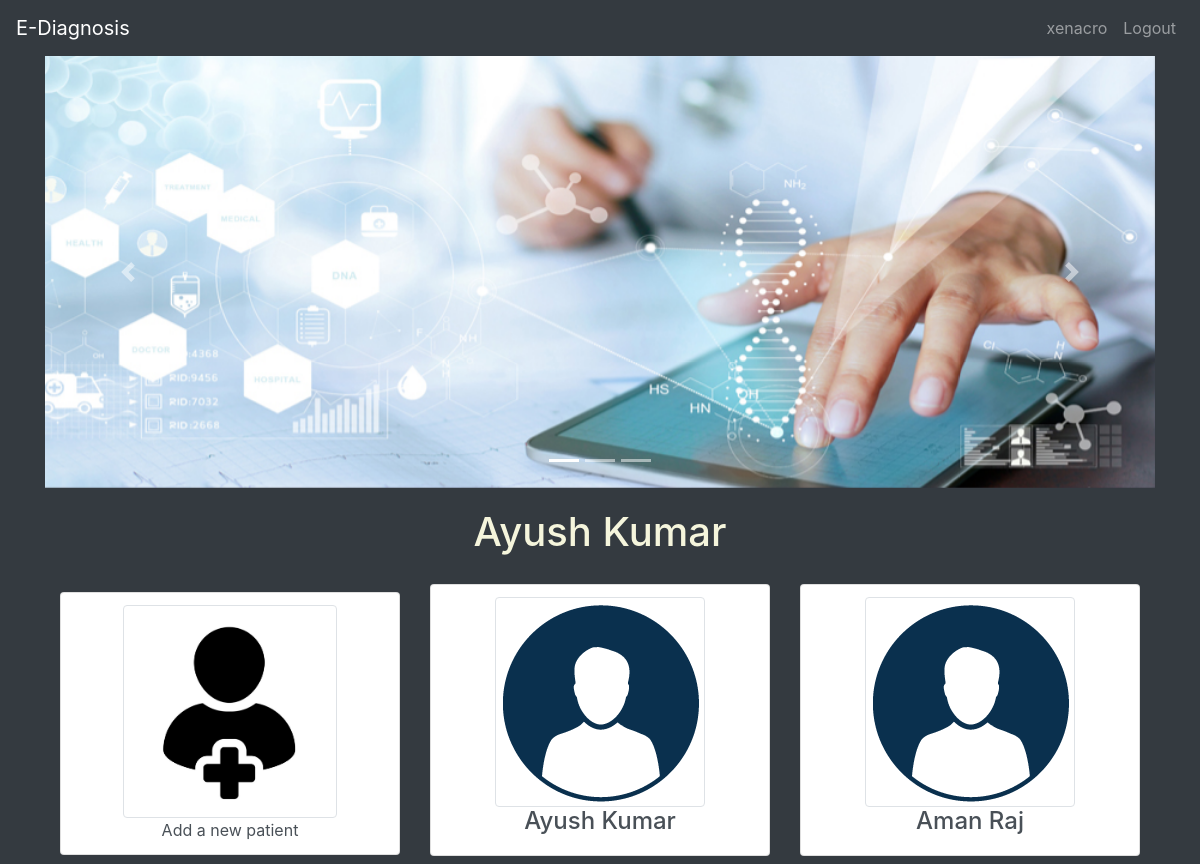
The page /dashboard/ (signed in) on the database its author committed.
### dashboard/models.py (models this page shows, shortened)
class MyUser(AbstractUser):
    mobile_number = models.CharField(max_length=10, unique=True)
    bio = models.TextField("Qualificatons: ", null=True, blank=True)

class Patient(models.Model):
    patientemail = models.EmailField("Enter Email", unique=True)
    docId = models.ForeignKey(MyUser, on_delete=models.CASCADE)
    name = models.CharField(max_length=101)
    phone = models.CharField("Enter Without any country/state codes", max_length=10, unique=True)

### dashboard/views.py (the view)
# urls.py: path('dashboard/', views.DashboardListView.as_view(), name="dashboard"),
class DashboardListView(ListView,LoginRequiredMixin):
    model = Patient
    template_name = 'dashboard.html'
    def get_queryset(self):
        return Patient.objects.filter(docId=self.request.user.id)

### templates/dashboard.html (shortened to what this page needs)
{% extends 'index.html' %}
{% block content %}
{% load static %}
  <div id="carouselExampleIndicators" class="carousel slide" data-ride="carousel">
    <ol class="carousel-indicators">
      <li data-target="#carouselExampleIndicators" data-slide-to="0" class="active"></li>
      <li data-target="#carouselExampleIndicators" data-slide-to="1"></li>
      <li data-target="#carouselExampleIndicators" data-slide-to="2"></li>
    </ol>
    <div class="carousel-inner">
      <div class="carousel-item active">
        <img src="{% static "images/topbg.jpg" %}" class="d-block w-100" alt="..." class="img-fluid">
      </div>
    </div>
    <a class="carousel-control-prev" href="#carouselExampleIndicators" role="button" data-slide="prev">
      <span class="carousel-control-prev-icon" aria-hidden="true"></span>
    </a>
    <a class="carousel-control-next" href="#carouselExampleIndicators" role="button" data-slide="next">
      <span class="carousel-control-next-icon" aria-hidden="true"></span>
    </a>
  </div>
  <div class="container">
    <div class="text-center">
      <div class="card-body">
        <h1>{{user.first_name}} {{user.last_name}}</h1>
      </div>
    </div>
    <div class="row text-center">
      <div class="col-md-4 mt-2">
        <div class="list-group">
          <a href="{% url 'add_patient' %}" class="list-group-item list-group-item-action">
            <img src="{% static "images/add.jpg" %}" alt="" class="img-thumbnail add-img">
            <br>Add a new patient
          </a>
        </div>
      </div>
      {% for Patient in patient_list %}
      <div class="col-md-4 mb-2">
        <div class="list-group">
          <a href="{% url 'scans' pk=Patient.pk %}" class="list-group-item list-group-item-action">
            <img src="{% static "images/images.png" %}" alt="" class="img-thumbnail pat-img" >
            <br><h4>{{ Patient.name }}</h4>
          </a>
        </div>
      </div>
      {% endfor %}
    </div>
  </div>
{% endblock %}

### templates/index.html (shortened to what this page needs)
<!DOCTYPE html>
<html lang="en" dir="ltr">
  <head>
    <link rel="stylesheet" href="https://stackpath.bootstrapcdn.com/bootstrap/4.1.3/css/bootstrap.min.css"
>
    {% load static %}
  </head>
  <body>
    <nav class="navbar navbar-expand-md bg-dark navbar-dark">
      <a class="navbar-brand" href="#">E-Diagnosis</a>
      <div class="collapse navbar-collapse" id="collapsibleNavbar">
        {% if user.is_authenticated %}
          <ul class="navbar-nav ml-auto">
            <li class="nav-item">
              <a class="nav-link" href="{% url 'dashboard' %}">{{user.username}}</a>
            </li>
            <li class="nav-item">
              <a class="nav-link" href="{% url 'logout' %}">Logout</a>
            </li>
          </ul>
        {% endif %}
      </div>
    </nav>
        <div class="container">
          {% block content %}{% endblock %}
          </div>
  </body>
</html>

### templates/index.html (style rules this page uses)
body { background-color: #343A40; color: beige; }
.add-img { height: 213px; width: auto; }
.carousel-inner img { width: 100px; }

### rows shown on the page
MyUser: username "xenacro", first_name "Ayush", last_name "Kumar"
Patient: name "Ayush Kumar"
Patient: name "Aman Raj"
